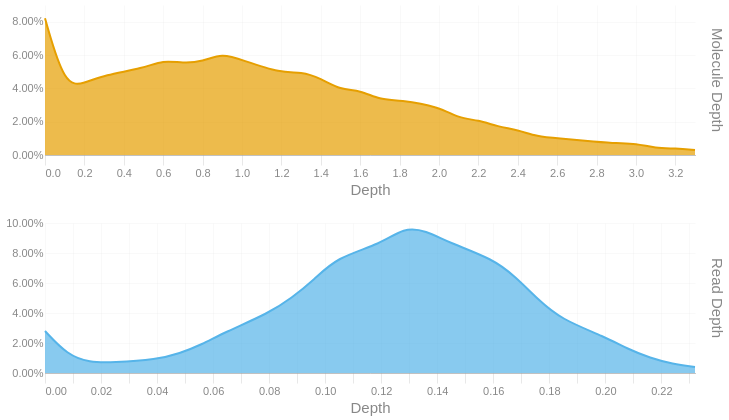

Notebook source saved alongside this figure:
### Code cell
readdep = depth_hist(tb['Read Depth'], q99, 3)
readdep = readdep.with_columns(pl.lit('Read Depth').alias('Metric'))
if not SKIPLR:
    moldep = depth_hist(tb['Molecule Depth'], mol_q99, 1)
    moldep = moldep.with_columns(pl.lit('Molecule Depth').alias('Metric'))
    _hist = pl.concat([readdep, moldep])
    _hist = _hist.filter(pl.col('Proportion') != 0)
    with SafeRender(_hist):
        (
            alt.Chart(_hist)        
            .mark_area(interpolate = "basis")
            .encode(
                x=alt.X('Bin:Q').scale(domainMin=0).axis(alt.Axis(title='Depth')),
                y = alt.Y('Proportion:Q', title = None).axis(format = '.2%'),
                color = alt.Color('Metric:N').legend(None),
                row = alt.Row("Metric:N").header(title = None, labelOrient = 'right'),
                tooltip = [
                    alt.Tooltip("Metric:N", title = "Metric"),
                    alt.Tooltip('Interval:N', title = "Depth Interval"),
                    alt.Tooltip('Proportion:Q', title = "% Alignments").format('.2%')
                ]
            )
            .resolve_scale(x='independent', y='independent')
            .properties(
                height = 150, width = 650,
                usermeta={'embedOptions': {'downloadFileName': f'{samplename}.depth.hist'}}
            )
        ).display()
else:
    readdep = readdep.filter(pl.col('Proportion') != 0)
    with SafeRender(readdep):
        (
            alt.Chart(readdep)        
            .mark_area(interpolate = "basis")
            .encode(
                x=alt.X('Bin:Q').scale(domainMin=0).axis(alt.Axis(title='Depth')),
                y = alt.Y('Proportion:Q', title = None).axis(format = '.2%'),
                tooltip = [
                    alt.Tooltip('Interval:N', title = "Depth Interval"),
                    alt.Tooltip('Proportion:Q', title = "% Alignments").format('.2%')
                ]
            )
            .properties(
                usermeta={'embedOptions': {'downloadFileName': f'{samplename}.depth.hist'}}
            )
        ).display()

### Figure 1 — Vega-Lite specification as saved in the notebook (floating-point values rounded to 4 significant figures)
{"width": 650, "height": 150, "config": {"title": {"anchor": "start", "dy": -15, "fontSize": 18, "color": "#888888", "subtitleColor": "#888888", "subtitleFontSize": 14}, "arc": {"fill": "#0072B2"}, "axis": {"domainColor": "#888888", "domainWidth": 0.5, "gridWidth": 0.2, "grid": false, "titleFontWeight": 400, "titleFontSize": 15, "labelFontSize": 11, "labelColor": "#888888", "tickColor": "#888888", "tickWidth": 0.2, "titleColor": "#888888"}, "axisBand": {"grid": false}, "axisX": {"grid": true, "tickSize": 10, "domainCap": "round"}, "axisY": {"domain": false, "grid": true, "tickSize": 0, "domainCap": "round"}, "background": "transparent", "header": {"labelFontSize": 15, "labelColor": "#888888", "titleFontSize": 15, "titleFontWeight": 600, "titleColor": "#888888"}, "legend": {"labelFont": "sans-serif", "labelFontSize": 12, "labelColor": "#888888", "symbolSize": 100, "symbolType": "circle", "titleFontSize": 12, "titlePadding": 10, "titleColor": "#888888", "title": null}, "range": {"category": ["#E69F00", "#56B4E9", "#009E73", "#F0E442", "#0072B2", "#D55E00", "#CC79A7", "#000000"], "diverging": ["#cfe8f3", "#a2d4ec", "#73bfe2", "#46abdb", "#1696d2", "#12719e"]}, "area": {"fill": "#0072B2", "fillOpacity": 0.7, "line": true, "strokeOpacity": 0.7}, "line": {"color": "#0072B2", "stroke": "#0072B2", "strokeWidth": 2}, "trail": {"color": "#0072B2", "stroke": "#0072B2", "strokeWidth": 0, "size": 1}, "point": {"filled": true, "fillOpacity": 1.0, "size": 95}, "text": {"color": "#888888", "fontSize": 11, "align": "right", "fontWeight": 400, "size": 11}, "bar": {"fill": "#0072B2", "stroke": null}, "view": {"stroke": null, "continuousWidth": 660, "continuousHeight": 400}}, "data": {"name": "data-32843d2573f3f2baf8d4a5b635475f87"}, "mark": {"type": "area", "interpolate": "basis"}, "encoding": {"color": {"field": "Metric", "legend": null, "type": "nominal"}, "row": {"field": "Metric", "header": {"title": null, "labelOrient": "right"}, "type": "nominal"}, "tooltip": [{"field": "Metric", "title": "Metric", "type": "nominal"}, {"field": "Interval", "title": "Depth Interval", "type": "nominal"}, {"field": "Proportion", "format": ".2%", "title": "% Alignments", "type": "quantitative"}], "x": {"axis": {"title": "Depth"}, "field": "Bin", "scale": {"domainMin": 0}, "type": "quantitative"}, "y": {"axis": {"format": ".2%"}, "field": "Proportion", "title": null, "type": "quantitative"}}, "resolve": {"scale": {"x": "independent", "y": "independent"}}, "usermeta": {"embedOptions": {"downloadFileName": "S5_Hudson_1170.depth.hist"}}, "$schema": "https://vega.github.io/schema/vega-lite/v6.1.0.json", "datasets": {"data-32843d2573f3f2baf8d4a5b635475f87": [{"Bin": 0.0, "Interval": "0.0-0.008", "Proportion": 0.028, "Metric": "Read Depth"}, {"Bin": 0.008, "Interval": "0.008-0.016", "Proportion": 0.012, "Metric": "Read Depth"}, {"Bin": 0.016, "Interval": "0.016-0.024", "Proportion": 0.007, "Metric": "Read Depth"}, {"Bin": 0.024, "Interval": "0.024-0.032", "Proportion": 0.007, "Metric": "Read Depth"}, {"Bin": 0.04, "Interval": "0.04-0.048", "Proportion": 0.009, "Metric": "Read Depth"}, {"Bin": 0.048, "Interval": "0.048-0.056", "Proportion": 0.013, "Metric": "Read Depth"}, {"Bin": 0.056, "Interval": "0.056-0.064", "Proportion": 0.019, "Metric": "Read Depth"}, {"Bin": 0.064, "Interval": "0.064-0.072", "Proportion": 0.027, "Metric": "Read Depth"}, {"Bin": 0.08, "Interval": "0.08-0.088", "Proportion": 0.04, "Metric": "Read Depth"}, {"Bin": 0.088, "Interval": "0.088-0.096", "Proportion": 0.05, "Metric": "Read Depth"}, {"Bin": 0.096, "Interval": "0.096-0.104", "Proportion": 0.062, "Metric": "Read Depth"}, {"Bin": 0.104, "Interval": "0.104-0.112", "Proportion": 0.077, "Metric": "Read Depth"}, {"Bin": 0.12, "Interval": "0.12-0.128", "Proportion": 0.086, "Metric": "Read Depth"}, {"Bin": 0.128, "Interval": "0.128-0.136", "Proportion": 0.097, "Metric": "Read Depth"}, {"Bin": 0.136, "Interval": "0.136-0.144", "Proportion": 0.095, "Metric": "Read Depth"}, {"Bin": 0.144, "Interval": "0.144-0.152", "Proportion": 0.087, "Metric": "Read Depth"}, {"Bin": 0.16, "Interval": "0.16-0.168", "Proportion": 0.076, "Metric": "Read Depth"}, {"Bin": 0.168, "Interval": "0.168-0.176", "Proportion": 0.064, "Metric": "Read Depth"}, {"Bin": 0.176, "Interval": "0.176-0.184", "Proportion": 0.049, "Metric": "Read Depth"}, {"Bin": 0.184, "Interval": "0.184-0.192", "Proportion": 0.036, "Metric": "Read Depth"}, {"Bin": 0.2, "Interval": "0.2-0.208", "Proportion": 0.024, "Metric": "Read Depth"}, {"Bin": 0.208, "Interval": "0.208-0.216", "Proportion": 0.016, "Metric": "Read Depth"}, {"Bin": 0.216, "Interval": "0.216-0.224", "Proportion": 0.01, "Metric": "Read Depth"}, {"Bin": 0.224, "Interval": "0.224-0.232", "Proportion": 0.006, "Metric": "Read Depth"}, {"Bin": 0.232, "Interval": "0.232-0.24", "Proportion": 0.004, "Metric": "Read Depth"}, {"Bin": 0.0, "Interval": "0.0-0.1", "Proportion": 0.082, "Metric": "Molecule Depth"}, {"Bin": 0.1, "Interval": "0.1-0.2", "Proportion": 0.041, "Metric": "Molecule Depth"}, {"Bin": 0.2, "Interval": "0.2-0.3", "Proportion": 0.043, "Metric": "Molecule Depth"}, {"Bin": 0.3, "Interval": "0.3-0.5", "Proportion": 0.048, "Metric": "Molecule Depth"}, {"Bin": 0.5, "Interval": "0.5-0.6", "Proportion": 0.052, "Metric": "Molecule Depth"}, {"Bin": 0.6, "Interval": "0.6-0.7", "Proportion": 0.057, "Metric": "Molecule Depth"}, {"Bin": 0.7, "Interval": "0.7-0.8", "Proportion": 0.055, "Metric": "Molecule Depth"}, {"Bin": 0.8, "Interval": "0.8-0.9", "Proportion": 0.056, "Metric": "Molecule Depth"}, {"Bin": 0.9, "Interval": "0.9-1.0", "Proportion": 0.061, "Metric": "Molecule Depth"}, {"Bin": 1.0, "Interval": "1.0-1.2", "Proportion": 0.057, "Metric": "Molecule Depth"}, {"Bin": 1.2, "Interval": "1.2-1.3", "Proportion": 0.049, "Metric": "Molecule Depth"}, {"Bin": 1.3, "Interval": "1.3-1.4", "Proportion": 0.05, "Metric": "Molecule Depth"}, {"Bin": 1.4, "Interval": "1.4-1.5", "Proportion": 0.046, "Metric": "Molecule Depth"}, {"Bin": 1.5, "Interval": "1.5-1.6", "Proportion": 0.039, "Metric": "Molecule Depth"}, {"Bin": 1.6, "Interval": "1.6-1.7", "Proportion": 0.039, "Metric": "Molecule Depth"}, {"Bin": 1.7, "Interval": "1.7-1.8", "Proportion": 0.033, "Metric": "Molecule Depth"}, {"Bin": 1.8, "Interval": "1.8-2.0", "Proportion": 0.033, "Metric": "Molecule Depth"}, {"Bin": 2.0, "Interval": "2.0-2.1", "Proportion": 0.029, "Metric": "Molecule Depth"}, {"Bin": 2.1, "Interval": "2.1-2.2", "Proportion": 0.022, "Metric": "Molecule Depth"}, {"Bin": 2.2, "Interval": "2.2-2.3", "Proportion": 0.021, "Metric": "Molecule Depth"}, {"Bin": 2.3, "Interval": "2.3-2.4", "Proportion": 0.017, "Metric": "Molecule Depth"}, {"Bin": 2.4, "Interval": "2.4-2.5", "Proportion": 0.015, "Metric": "Molecule Depth"}, {"Bin": 2.5, "Interval": "2.5-2.6", "Proportion": 0.011, "Metric": "Molecule Depth"}, {"Bin": 2.6, "Interval": "2.6-2.8", "Proportion": 0.01, "Metric": "Molecule Depth"}, {"Bin": 2.8, "Interval": "2.8-2.9", "Proportion": 0.008, "Metric": "Molecule Depth"}, {"Bin": 2.9, "Interval": "2.9-3.0", "Proportion": 0.007, "Metric": "Molecule Depth"}, {"Bin": 3.0, "Interval": "3.0-3.1", "Proportion": 0.007, "Metric": "Molecule Depth"}, {"Bin": 3.1, "Interval": "3.1-3.2", "Proportion": 0.004, "Metric": "Molecule Depth"}, {"Bin": 3.2, "Interval": "3.2-3.3", "Proportion": 0.004, "Metric": "Molecule Depth"}, {"Bin": 3.3, "Interval": "3.3-3.45", "Proportion": 0.003, "Metric": "Molecule Depth"}]}}
